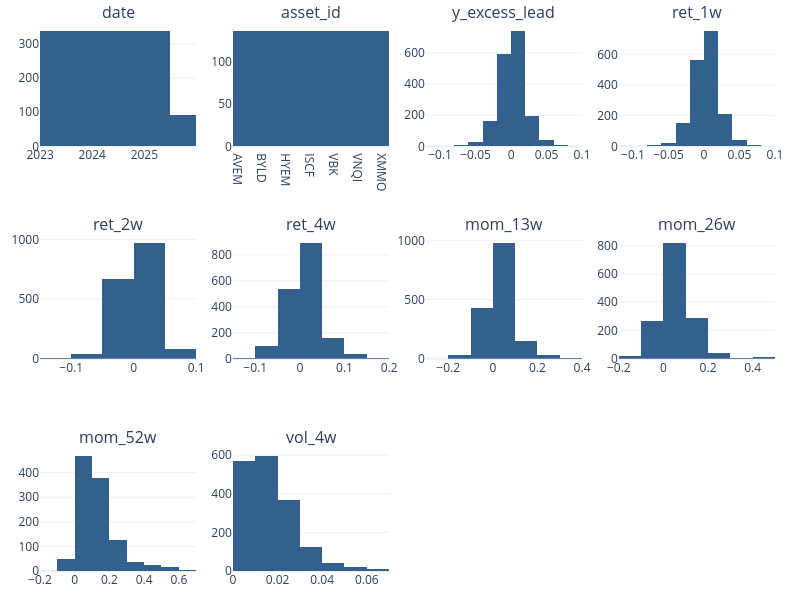
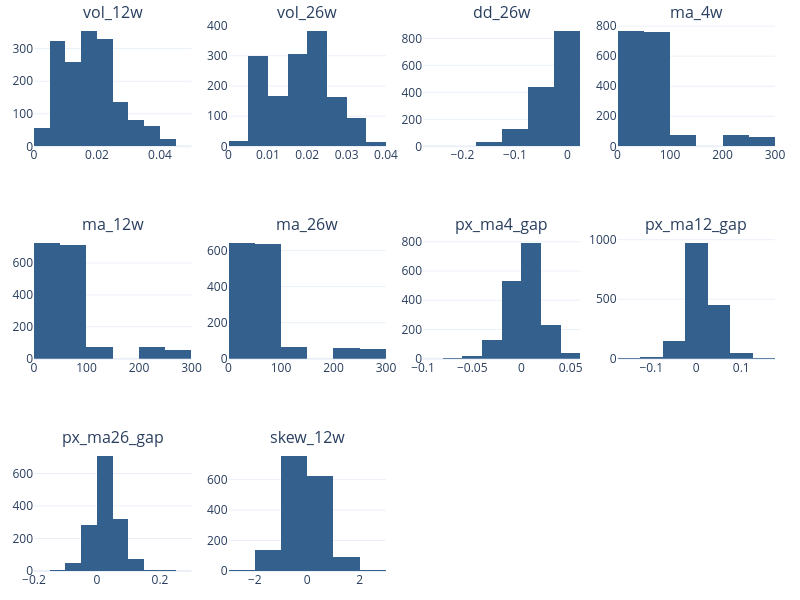
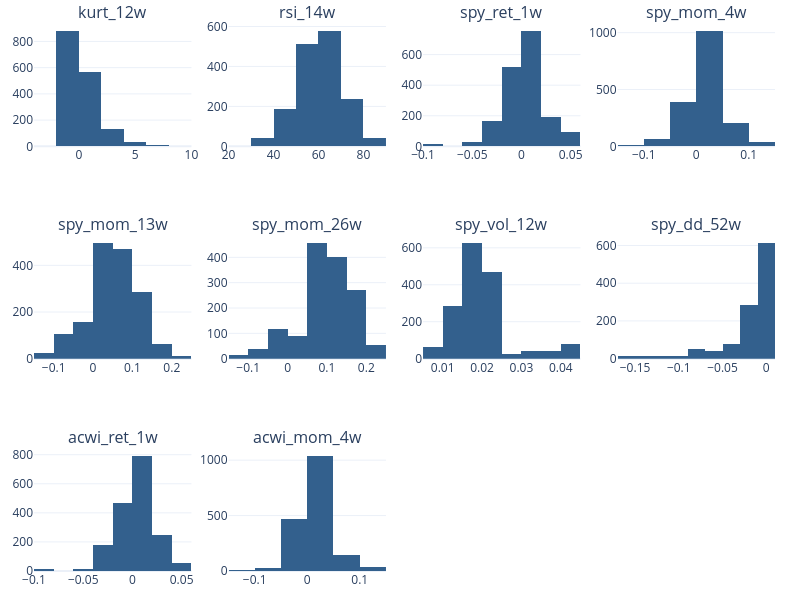
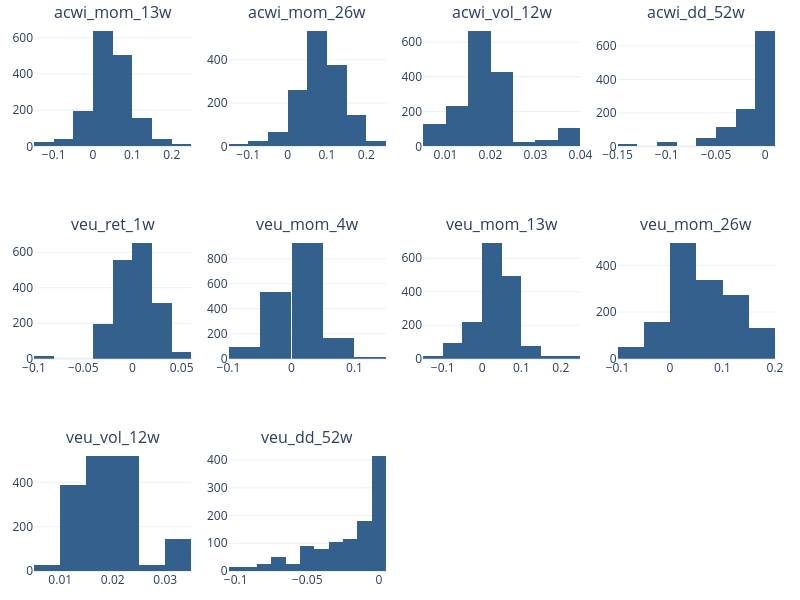

The cell these charts' notebook holds for them, in order:
### Code cell
# Loop through the columns of the dataset in chunks of 10
for i in range(0, len(dataset.columns), 10):
    # Select a subset of 10 columns
    subset = dataset.iloc[:, i:i+10]
    
    # Render the histogram matrix for the subset
    fig = histogram_matrix(subset)
    fig.show()

### Figure 1 — Plotly figure (JSON) as saved in the notebook; plotly's stock layout.template omitted (floating-point values rounded to 4 significant figures; data arrays with more than 128 entries replaced by an {"elided": "..."} marker saying what was removed)
{"data": [{"marker": {"color": "#33608D"}, "name": "date", "nbinsx": 10, "type": "histogram", "x": {"elided": "1781 str values"}, "xaxis": "x", "yaxis": "y"}, {"marker": {"color": "#33608D"}, "name": "asset_id", "nbinsx": 10, "type": "histogram", "x": {"elided": "1781 str values"}, "xaxis": "x2", "yaxis": "y2"}, {"marker": {"color": "#33608D"}, "name": "y_excess_lead", "nbinsx": 10, "type": "histogram", "x": {"elided": "1781 float values"}, "xaxis": "x3", "yaxis": "y3"}, {"marker": {"color": "#33608D"}, "name": "ret_1w", "nbinsx": 10, "type": "histogram", "x": {"elided": "1781 float values"}, "xaxis": "x4", "yaxis": "y4"}, {"marker": {"color": "#33608D"}, "name": "ret_2w", "nbinsx": 10, "type": "histogram", "x": {"elided": "1781 float values"}, "xaxis": "x5", "yaxis": "y5"}, {"marker": {"color": "#33608D"}, "name": "ret_4w", "nbinsx": 10, "type": "histogram", "x": {"elided": "1781 float values"}, "xaxis": "x6", "yaxis": "y6"}, {"marker": {"color": "#33608D"}, "name": "mom_13w", "nbinsx": 10, "type": "histogram", "x": {"elided": "1781 float values"}, "xaxis": "x7", "yaxis": "y7"}, {"marker": {"color": "#33608D"}, "name": "mom_26w", "nbinsx": 10, "type": "histogram", "x": {"elided": "1781 float values"}, "xaxis": "x8", "yaxis": "y8"}, {"marker": {"color": "#33608D"}, "name": "mom_52w", "nbinsx": 10, "type": "histogram", "x": {"elided": "1781 float values"}, "xaxis": "x9", "yaxis": "y9"}, {"marker": {"color": "#33608D"}, "name": "vol_4w", "nbinsx": 10, "type": "histogram", "x": {"elided": "1781 float values"}, "xaxis": "x10", "yaxis": "y10"}], "layout": {"annotations": [{"font": {"size": 16}, "showarrow": false, "text": "date", "x": 0.1062, "xanchor": "center", "xref": "paper", "y": 1, "yanchor": "bottom", "yref": "paper"}, {"font": {"size": 16}, "showarrow": false, "text": "asset_id", "x": 0.3688, "xanchor": "center", "xref": "paper", "y": 1, "yanchor": "bottom", "yref": "paper"}, {"font": {"size": 16}, "showarrow": false, "text": "y_excess_lead", "x": 0.6313, "xanchor": "center", "xref": "paper", "y": 1, "yanchor": "bottom", "yref": "paper"}, {"font": {"size": 16}, "showarrow": false, "text": "ret_1w", "x": 0.8938, "xanchor": "center", "xref": "paper", "y": 1, "yanchor": "bottom", "yref": "paper"}, {"font": {"size": 16}, "showarrow": false, "text": "ret_2w", "x": 0.1062, "xanchor": "center", "xref": "paper", "y": 0.6111, "yanchor": "bottom", "yref": "paper"}, {"font": {"size": 16}, "showarrow": false, "text": "ret_4w", "x": 0.3688, "xanchor": "center", "xref": "paper", "y": 0.6111, "yanchor": "bottom", "yref": "paper"}, {"font": {"size": 16}, "showarrow": false, "text": "mom_13w", "x": 0.6313, "xanchor": "center", "xref": "paper", "y": 0.6111, "yanchor": "bottom", "yref": "paper"}, {"font": {"size": 16}, "showarrow": false, "text": "mom_26w", "x": 0.8938, "xanchor": "center", "xref": "paper", "y": 0.6111, "yanchor": "bottom", "yref": "paper"}, {"font": {"size": 16}, "showarrow": false, "text": "mom_52w", "x": 0.1062, "xanchor": "center", "xref": "paper", "y": 0.2222, "yanchor": "bottom", "yref": "paper"}, {"font": {"size": 16}, "showarrow": false, "text": "vol_4w", "x": 0.3688, "xanchor": "center", "xref": "paper", "y": 0.2222, "yanchor": "bottom", "yref": "paper"}], "height": 600, "margin": {"b": 25, "l": 25, "r": 25, "t": 25}, "showlegend": false, "title": {"text": "", "x": 0.5}, "width": 800, "xaxis": {"anchor": "y", "domain": [0, 0.2125]}, "xaxis10": {"anchor": "y10", "domain": [0.2625, 0.475]}, "xaxis11": {"anchor": "y11", "domain": [0.525, 0.7375]}, "xaxis12": {"anchor": "y12", "domain": [0.7875, 1]}, "xaxis2": {"anchor": "y2", "domain": [0.2625, 0.475]}, "xaxis3": {"anchor": "y3", "domain": [0.525, 0.7375]}, "xaxis4": {"anchor": "y4", "domain": [0.7875, 1]}, "xaxis5": {"anchor": "y5", "domain": [0, 0.2125]}, "xaxis6": {"anchor": "y6", "domain": [0.2625, 0.475]}, "xaxis7": {"anchor": "y7", "domain": [0.525, 0.7375]}, "xaxis8": {"anchor": "y8", "domain": [0.7875, 1]}, "xaxis9": {"anchor": "y9", "domain": [0, 0.2125]}, "yaxis": {"anchor": "x", "domain": [0.7778, 1]}, "yaxis10": {"anchor": "x10", "domain": [0, 0.2222]}, "yaxis11": {"anchor": "x11", "domain": [0, 0.2222]}, "yaxis12": {"anchor": "x12", "domain": [0, 0.2222]}, "yaxis2": {"anchor": "x2", "domain": [0.7778, 1]}, "yaxis3": {"anchor": "x3", "domain": [0.7778, 1]}, "yaxis4": {"anchor": "x4", "domain": [0.7778, 1]}, "yaxis5": {"anchor": "x5", "domain": [0.3889, 0.6111]}, "yaxis6": {"anchor": "x6", "domain": [0.3889, 0.6111]}, "yaxis7": {"anchor": "x7", "domain": [0.3889, 0.6111]}, "yaxis8": {"anchor": "x8", "domain": [0.3889, 0.6111]}, "yaxis9": {"anchor": "x9", "domain": [0, 0.2222]}}}

### Figure 2 — Plotly figure (JSON) as saved in the notebook; plotly's stock layout.template omitted (floating-point values rounded to 4 significant figures; data arrays with more than 128 entries replaced by an {"elided": "..."} marker saying what was removed)
{"data": [{"marker": {"color": "#33608D"}, "name": "vol_12w", "nbinsx": 10, "type": "histogram", "x": {"elided": "1781 float values"}, "xaxis": "x", "yaxis": "y"}, {"marker": {"color": "#33608D"}, "name": "vol_26w", "nbinsx": 10, "type": "histogram", "x": {"elided": "1781 float values"}, "xaxis": "x2", "yaxis": "y2"}, {"marker": {"color": "#33608D"}, "name": "dd_26w", "nbinsx": 10, "type": "histogram", "x": {"elided": "1781 float values"}, "xaxis": "x3", "yaxis": "y3"}, {"marker": {"color": "#33608D"}, "name": "ma_4w", "nbinsx": 10, "type": "histogram", "x": {"elided": "1781 float values"}, "xaxis": "x4", "yaxis": "y4"}, {"marker": {"color": "#33608D"}, "name": "ma_12w", "nbinsx": 10, "type": "histogram", "x": {"elided": "1781 float values"}, "xaxis": "x5", "yaxis": "y5"}, {"marker": {"color": "#33608D"}, "name": "ma_26w", "nbinsx": 10, "type": "histogram", "x": {"elided": "1781 float values"}, "xaxis": "x6", "yaxis": "y6"}, {"marker": {"color": "#33608D"}, "name": "px_ma4_gap", "nbinsx": 10, "type": "histogram", "x": {"elided": "1781 float values"}, "xaxis": "x7", "yaxis": "y7"}, {"marker": {"color": "#33608D"}, "name": "px_ma12_gap", "nbinsx": 10, "type": "histogram", "x": {"elided": "1781 float values"}, "xaxis": "x8", "yaxis": "y8"}, {"marker": {"color": "#33608D"}, "name": "px_ma26_gap", "nbinsx": 10, "type": "histogram", "x": {"elided": "1781 float values"}, "xaxis": "x9", "yaxis": "y9"}, {"marker": {"color": "#33608D"}, "name": "skew_12w", "nbinsx": 10, "type": "histogram", "x": {"elided": "1781 float values"}, "xaxis": "x10", "yaxis": "y10"}], "layout": {"annotations": [{"font": {"size": 16}, "showarrow": false, "text": "vol_12w", "x": 0.1062, "xanchor": "center", "xref": "paper", "y": 1, "yanchor": "bottom", "yref": "paper"}, {"font": {"size": 16}, "showarrow": false, "text": "vol_26w", "x": 0.3688, "xanchor": "center", "xref": "paper", "y": 1, "yanchor": "bottom", "yref": "paper"}, {"font": {"size": 16}, "showarrow": false, "text": "dd_26w", "x": 0.6313, "xanchor": "center", "xref": "paper", "y": 1, "yanchor": "bottom", "yref": "paper"}, {"font": {"size": 16}, "showarrow": false, "text": "ma_4w", "x": 0.8938, "xanchor": "center", "xref": "paper", "y": 1, "yanchor": "bottom", "yref": "paper"}, {"font": {"size": 16}, "showarrow": false, "text": "ma_12w", "x": 0.1062, "xanchor": "center", "xref": "paper", "y": 0.6111, "yanchor": "bottom", "yref": "paper"}, {"font": {"size": 16}, "showarrow": false, "text": "ma_26w", "x": 0.3688, "xanchor": "center", "xref": "paper", "y": 0.6111, "yanchor": "bottom", "yref": "paper"}, {"font": {"size": 16}, "showarrow": false, "text": "px_ma4_gap", "x": 0.6313, "xanchor": "center", "xref": "paper", "y": 0.6111, "yanchor": "bottom", "yref": "paper"}, {"font": {"size": 16}, "showarrow": false, "text": "px_ma12_gap", "x": 0.8938, "xanchor": "center", "xref": "paper", "y": 0.6111, "yanchor": "bottom", "yref": "paper"}, {"font": {"size": 16}, "showarrow": false, "text": "px_ma26_gap", "x": 0.1062, "xanchor": "center", "xref": "paper", "y": 0.2222, "yanchor": "bottom", "yref": "paper"}, {"font": {"size": 16}, "showarrow": false, "text": "skew_12w", "x": 0.3688, "xanchor": "center", "xref": "paper", "y": 0.2222, "yanchor": "bottom", "yref": "paper"}], "height": 600, "margin": {"b": 25, "l": 25, "r": 25, "t": 25}, "showlegend": false, "title": {"text": "", "x": 0.5}, "width": 800, "xaxis": {"anchor": "y", "domain": [0, 0.2125]}, "xaxis10": {"anchor": "y10", "domain": [0.2625, 0.475]}, "xaxis11": {"anchor": "y11", "domain": [0.525, 0.7375]}, "xaxis12": {"anchor": "y12", "domain": [0.7875, 1]}, "xaxis2": {"anchor": "y2", "domain": [0.2625, 0.475]}, "xaxis3": {"anchor": "y3", "domain": [0.525, 0.7375]}, "xaxis4": {"anchor": "y4", "domain": [0.7875, 1]}, "xaxis5": {"anchor": "y5", "domain": [0, 0.2125]}, "xaxis6": {"anchor": "y6", "domain": [0.2625, 0.475]}, "xaxis7": {"anchor": "y7", "domain": [0.525, 0.7375]}, "xaxis8": {"anchor": "y8", "domain": [0.7875, 1]}, "xaxis9": {"anchor": "y9", "domain": [0, 0.2125]}, "yaxis": {"anchor": "x", "domain": [0.7778, 1]}, "yaxis10": {"anchor": "x10", "domain": [0, 0.2222]}, "yaxis11": {"anchor": "x11", "domain": [0, 0.2222]}, "yaxis12": {"anchor": "x12", "domain": [0, 0.2222]}, "yaxis2": {"anchor": "x2", "domain": [0.7778, 1]}, "yaxis3": {"anchor": "x3", "domain": [0.7778, 1]}, "yaxis4": {"anchor": "x4", "domain": [0.7778, 1]}, "yaxis5": {"anchor": "x5", "domain": [0.3889, 0.6111]}, "yaxis6": {"anchor": "x6", "domain": [0.3889, 0.6111]}, "yaxis7": {"anchor": "x7", "domain": [0.3889, 0.6111]}, "yaxis8": {"anchor": "x8", "domain": [0.3889, 0.6111]}, "yaxis9": {"anchor": "x9", "domain": [0, 0.2222]}}}

### Figure 3 — Plotly figure (JSON) as saved in the notebook; plotly's stock layout.template omitted (floating-point values rounded to 4 significant figures; data arrays with more than 128 entries replaced by an {"elided": "..."} marker saying what was removed)
{"data": [{"marker": {"color": "#33608D"}, "name": "kurt_12w", "nbinsx": 10, "type": "histogram", "x": {"elided": "1781 float values"}, "xaxis": "x", "yaxis": "y"}, {"marker": {"color": "#33608D"}, "name": "rsi_14w", "nbinsx": 10, "type": "histogram", "x": {"elided": "1781 float values"}, "xaxis": "x2", "yaxis": "y2"}, {"marker": {"color": "#33608D"}, "name": "spy_ret_1w", "nbinsx": 10, "type": "histogram", "x": {"elided": "1781 float values"}, "xaxis": "x3", "yaxis": "y3"}, {"marker": {"color": "#33608D"}, "name": "spy_mom_4w", "nbinsx": 10, "type": "histogram", "x": {"elided": "1781 float values"}, "xaxis": "x4", "yaxis": "y4"}, {"marker": {"color": "#33608D"}, "name": "spy_mom_13w", "nbinsx": 10, "type": "histogram", "x": {"elided": "1781 float values"}, "xaxis": "x5", "yaxis": "y5"}, {"marker": {"color": "#33608D"}, "name": "spy_mom_26w", "nbinsx": 10, "type": "histogram", "x": {"elided": "1781 float values"}, "xaxis": "x6", "yaxis": "y6"}, {"marker": {"color": "#33608D"}, "name": "spy_vol_12w", "nbinsx": 10, "type": "histogram", "x": {"elided": "1781 float values"}, "xaxis": "x7", "yaxis": "y7"}, {"marker": {"color": "#33608D"}, "name": "spy_dd_52w", "nbinsx": 10, "type": "histogram", "x": {"elided": "1781 float values"}, "xaxis": "x8", "yaxis": "y8"}, {"marker": {"color": "#33608D"}, "name": "acwi_ret_1w", "nbinsx": 10, "type": "histogram", "x": {"elided": "1781 float values"}, "xaxis": "x9", "yaxis": "y9"}, {"marker": {"color": "#33608D"}, "name": "acwi_mom_4w", "nbinsx": 10, "type": "histogram", "x": {"elided": "1781 float values"}, "xaxis": "x10", "yaxis": "y10"}], "layout": {"annotations": [{"font": {"size": 16}, "showarrow": false, "text": "kurt_12w", "x": 0.1062, "xanchor": "center", "xref": "paper", "y": 1, "yanchor": "bottom", "yref": "paper"}, {"font": {"size": 16}, "showarrow": false, "text": "rsi_14w", "x": 0.3688, "xanchor": "center", "xref": "paper", "y": 1, "yanchor": "bottom", "yref": "paper"}, {"font": {"size": 16}, "showarrow": false, "text": "spy_ret_1w", "x": 0.6313, "xanchor": "center", "xref": "paper", "y": 1, "yanchor": "bottom", "yref": "paper"}, {"font": {"size": 16}, "showarrow": false, "text": "spy_mom_4w", "x": 0.8938, "xanchor": "center", "xref": "paper", "y": 1, "yanchor": "bottom", "yref": "paper"}, {"font": {"size": 16}, "showarrow": false, "text": "spy_mom_13w", "x": 0.1062, "xanchor": "center", "xref": "paper", "y": 0.6111, "yanchor": "bottom", "yref": "paper"}, {"font": {"size": 16}, "showarrow": false, "text": "spy_mom_26w", "x": 0.3688, "xanchor": "center", "xref": "paper", "y": 0.6111, "yanchor": "bottom", "yref": "paper"}, {"font": {"size": 16}, "showarrow": false, "text": "spy_vol_12w", "x": 0.6313, "xanchor": "center", "xref": "paper", "y": 0.6111, "yanchor": "bottom", "yref": "paper"}, {"font": {"size": 16}, "showarrow": false, "text": "spy_dd_52w", "x": 0.8938, "xanchor": "center", "xref": "paper", "y": 0.6111, "yanchor": "bottom", "yref": "paper"}, {"font": {"size": 16}, "showarrow": false, "text": "acwi_ret_1w", "x": 0.1062, "xanchor": "center", "xref": "paper", "y": 0.2222, "yanchor": "bottom", "yref": "paper"}, {"font": {"size": 16}, "showarrow": false, "text": "acwi_mom_4w", "x": 0.3688, "xanchor": "center", "xref": "paper", "y": 0.2222, "yanchor": "bottom", "yref": "paper"}], "height": 600, "margin": {"b": 25, "l": 25, "r": 25, "t": 25}, "showlegend": false, "title": {"text": "", "x": 0.5}, "width": 800, "xaxis": {"anchor": "y", "domain": [0, 0.2125]}, "xaxis10": {"anchor": "y10", "domain": [0.2625, 0.475]}, "xaxis11": {"anchor": "y11", "domain": [0.525, 0.7375]}, "xaxis12": {"anchor": "y12", "domain": [0.7875, 1]}, "xaxis2": {"anchor": "y2", "domain": [0.2625, 0.475]}, "xaxis3": {"anchor": "y3", "domain": [0.525, 0.7375]}, "xaxis4": {"anchor": "y4", "domain": [0.7875, 1]}, "xaxis5": {"anchor": "y5", "domain": [0, 0.2125]}, "xaxis6": {"anchor": "y6", "domain": [0.2625, 0.475]}, "xaxis7": {"anchor": "y7", "domain": [0.525, 0.7375]}, "xaxis8": {"anchor": "y8", "domain": [0.7875, 1]}, "xaxis9": {"anchor": "y9", "domain": [0, 0.2125]}, "yaxis": {"anchor": "x", "domain": [0.7778, 1]}, "yaxis10": {"anchor": "x10", "domain": [0, 0.2222]}, "yaxis11": {"anchor": "x11", "domain": [0, 0.2222]}, "yaxis12": {"anchor": "x12", "domain": [0, 0.2222]}, "yaxis2": {"anchor": "x2", "domain": [0.7778, 1]}, "yaxis3": {"anchor": "x3", "domain": [0.7778, 1]}, "yaxis4": {"anchor": "x4", "domain": [0.7778, 1]}, "yaxis5": {"anchor": "x5", "domain": [0.3889, 0.6111]}, "yaxis6": {"anchor": "x6", "domain": [0.3889, 0.6111]}, "yaxis7": {"anchor": "x7", "domain": [0.3889, 0.6111]}, "yaxis8": {"anchor": "x8", "domain": [0.3889, 0.6111]}, "yaxis9": {"anchor": "x9", "domain": [0, 0.2222]}}}

### Figure 4 — Plotly figure (JSON) as saved in the notebook; plotly's stock layout.template omitted (floating-point values rounded to 4 significant figures; data arrays with more than 128 entries replaced by an {"elided": "..."} marker saying what was removed)
{"data": [{"marker": {"color": "#33608D"}, "name": "acwi_mom_13w", "nbinsx": 10, "type": "histogram", "x": {"elided": "1781 float values"}, "xaxis": "x", "yaxis": "y"}, {"marker": {"color": "#33608D"}, "name": "acwi_mom_26w", "nbinsx": 10, "type": "histogram", "x": {"elided": "1781 float values"}, "xaxis": "x2", "yaxis": "y2"}, {"marker": {"color": "#33608D"}, "name": "acwi_vol_12w", "nbinsx": 10, "type": "histogram", "x": {"elided": "1781 float values"}, "xaxis": "x3", "yaxis": "y3"}, {"marker": {"color": "#33608D"}, "name": "acwi_dd_52w", "nbinsx": 10, "type": "histogram", "x": {"elided": "1781 float values"}, "xaxis": "x4", "yaxis": "y4"}, {"marker": {"color": "#33608D"}, "name": "veu_ret_1w", "nbinsx": 10, "type": "histogram", "x": {"elided": "1781 float values"}, "xaxis": "x5", "yaxis": "y5"}, {"marker": {"color": "#33608D"}, "name": "veu_mom_4w", "nbinsx": 10, "type": "histogram", "x": {"elided": "1781 float values"}, "xaxis": "x6", "yaxis": "y6"}, {"marker": {"color": "#33608D"}, "name": "veu_mom_13w", "nbinsx": 10, "type": "histogram", "x": {"elided": "1781 float values"}, "xaxis": "x7", "yaxis": "y7"}, {"marker": {"color": "#33608D"}, "name": "veu_mom_26w", "nbinsx": 10, "type": "histogram", "x": {"elided": "1781 float values"}, "xaxis": "x8", "yaxis": "y8"}, {"marker": {"color": "#33608D"}, "name": "veu_vol_12w", "nbinsx": 10, "type": "histogram", "x": {"elided": "1781 float values"}, "xaxis": "x9", "yaxis": "y9"}, {"marker": {"color": "#33608D"}, "name": "veu_dd_52w", "nbinsx": 10, "type": "histogram", "x": {"elided": "1781 float values"}, "xaxis": "x10", "yaxis": "y10"}], "layout": {"annotations": [{"font": {"size": 16}, "showarrow": false, "text": "acwi_mom_13w", "x": 0.1062, "xanchor": "center", "xref": "paper", "y": 1, "yanchor": "bottom", "yref": "paper"}, {"font": {"size": 16}, "showarrow": false, "text": "acwi_mom_26w", "x": 0.3688, "xanchor": "center", "xref": "paper", "y": 1, "yanchor": "bottom", "yref": "paper"}, {"font": {"size": 16}, "showarrow": false, "text": "acwi_vol_12w", "x": 0.6313, "xanchor": "center", "xref": "paper", "y": 1, "yanchor": "bottom", "yref": "paper"}, {"font": {"size": 16}, "showarrow": false, "text": "acwi_dd_52w", "x": 0.8938, "xanchor": "center", "xref": "paper", "y": 1, "yanchor": "bottom", "yref": "paper"}, {"font": {"size": 16}, "showarrow": false, "text": "veu_ret_1w", "x": 0.1062, "xanchor": "center", "xref": "paper", "y": 0.6111, "yanchor": "bottom", "yref": "paper"}, {"font": {"size": 16}, "showarrow": false, "text": "veu_mom_4w", "x": 0.3688, "xanchor": "center", "xref": "paper", "y": 0.6111, "yanchor": "bottom", "yref": "paper"}, {"font": {"size": 16}, "showarrow": false, "text": "veu_mom_13w", "x": 0.6313, "xanchor": "center", "xref": "paper", "y": 0.6111, "yanchor": "bottom", "yref": "paper"}, {"font": {"size": 16}, "showarrow": false, "text": "veu_mom_26w", "x": 0.8938, "xanchor": "center", "xref": "paper", "y": 0.6111, "yanchor": "bottom", "yref": "paper"}, {"font": {"size": 16}, "showarrow": false, "text": "veu_vol_12w", "x": 0.1062, "xanchor": "center", "xref": "paper", "y": 0.2222, "yanchor": "bottom", "yref": "paper"}, {"font": {"size": 16}, "showarrow": false, "text": "veu_dd_52w", "x": 0.3688, "xanchor": "center", "xref": "paper", "y": 0.2222, "yanchor": "bottom", "yref": "paper"}], "height": 600, "margin": {"b": 25, "l": 25, "r": 25, "t": 25}, "showlegend": false, "title": {"text": "", "x": 0.5}, "width": 800, "xaxis": {"anchor": "y", "domain": [0, 0.2125]}, "xaxis10": {"anchor": "y10", "domain": [0.2625, 0.475]}, "xaxis11": {"anchor": "y11", "domain": [0.525, 0.7375]}, "xaxis12": {"anchor": "y12", "domain": [0.7875, 1]}, "xaxis2": {"anchor": "y2", "domain": [0.2625, 0.475]}, "xaxis3": {"anchor": "y3", "domain": [0.525, 0.7375]}, "xaxis4": {"anchor": "y4", "domain": [0.7875, 1]}, "xaxis5": {"anchor": "y5", "domain": [0, 0.2125]}, "xaxis6": {"anchor": "y6", "domain": [0.2625, 0.475]}, "xaxis7": {"anchor": "y7", "domain": [0.525, 0.7375]}, "xaxis8": {"anchor": "y8", "domain": [0.7875, 1]}, "xaxis9": {"anchor": "y9", "domain": [0, 0.2125]}, "yaxis": {"anchor": "x", "domain": [0.7778, 1]}, "yaxis10": {"anchor": "x10", "domain": [0, 0.2222]}, "yaxis11": {"anchor": "x11", "domain": [0, 0.2222]}, "yaxis12": {"anchor": "x12", "domain": [0, 0.2222]}, "yaxis2": {"anchor": "x2", "domain": [0.7778, 1]}, "yaxis3": {"anchor": "x3", "domain": [0.7778, 1]}, "yaxis4": {"anchor": "x4", "domain": [0.7778, 1]}, "yaxis5": {"anchor": "x5", "domain": [0.3889, 0.6111]}, "yaxis6": {"anchor": "x6", "domain": [0.3889, 0.6111]}, "yaxis7": {"anchor": "x7", "domain": [0.3889, 0.6111]}, "yaxis8": {"anchor": "x8", "domain": [0.3889, 0.6111]}, "yaxis9": {"anchor": "x9", "domain": [0, 0.2222]}}}
